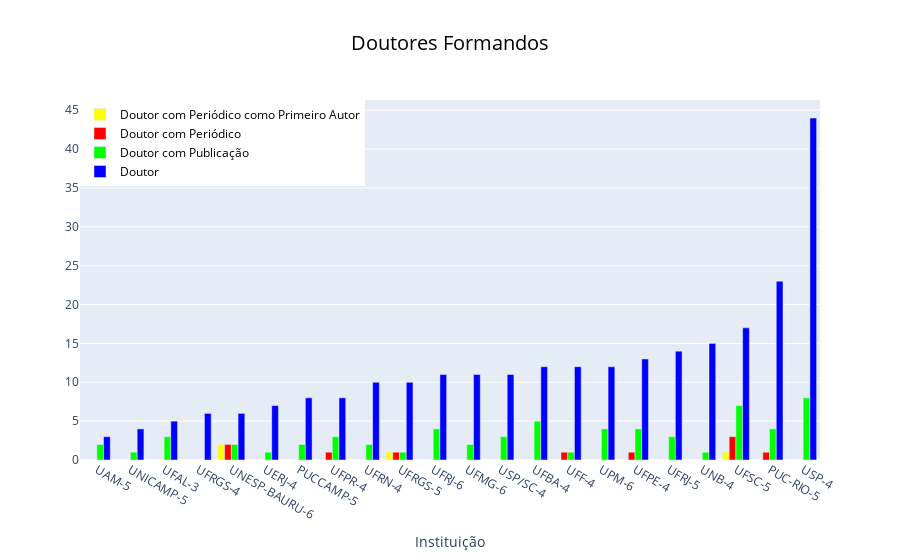

Notebook source saved alongside this figure:
### Code cell
make_chart(doutores_formandos, 'Doutores Formandos')

### Figure 1 — Plotly figure (JSON) as saved in the notebook; plotly's stock layout.template omitted (floating-point values rounded to 4 significant figures)
{"data": [{"marker": {"color": "#FFFF00"}, "name": "Doutor com Periódico como Primeiro Autor", "type": "bar", "x": ["UAM-5", "UNICAMP-5", "UFAL-3", "UFRGS-4", "UNESP-BAURU-6", "UERJ-4", "PUCCAMP-5", "UFPR-4", "UFRN-4", "UFRGS-5", "UFRJ-6", "UFMG-6", "USP/SC-4", "UFBA-4", "UFF-4", "UPM-6", "UFPE-4", "UFRJ-5", "UNB-4", "UFSC-5", "PUC-RIO-5", "USP-4"], "y": [0, 0, 0, 0, 2, 0, 0, 0, 0, 1, 0, 0, 0, 0, 0, 0, 0, 0, 0, 1, 0, 0]}, {"marker": {"color": "#FF0000"}, "name": "Doutor com Periódico", "type": "bar", "x": ["UAM-5", "UNICAMP-5", "UFAL-3", "UFRGS-4", "UNESP-BAURU-6", "UERJ-4", "PUCCAMP-5", "UFPR-4", "UFRN-4", "UFRGS-5", "UFRJ-6", "UFMG-6", "USP/SC-4", "UFBA-4", "UFF-4", "UPM-6", "UFPE-4", "UFRJ-5", "UNB-4", "UFSC-5", "PUC-RIO-5", "USP-4"], "y": [0, 0, 0, 0, 2, 0, 0, 1, 0, 1, 0, 0, 0, 0, 1, 0, 1, 0, 0, 3, 1, 0]}, {"marker": {"color": "#00FF00"}, "name": "Doutor com Publicação", "type": "bar", "x": ["UAM-5", "UNICAMP-5", "UFAL-3", "UFRGS-4", "UNESP-BAURU-6", "UERJ-4", "PUCCAMP-5", "UFPR-4", "UFRN-4", "UFRGS-5", "UFRJ-6", "UFMG-6", "USP/SC-4", "UFBA-4", "UFF-4", "UPM-6", "UFPE-4", "UFRJ-5", "UNB-4", "UFSC-5", "PUC-RIO-5", "USP-4"], "y": [2, 1, 3, 0, 2, 1, 2, 3, 2, 1, 4, 2, 3, 5, 1, 4, 4, 3, 1, 7, 4, 8]}, {"marker": {"color": "#0000ff"}, "name": "Doutor ", "type": "bar", "x": ["UAM-5", "UNICAMP-5", "UFAL-3", "UFRGS-4", "UNESP-BAURU-6", "UERJ-4", "PUCCAMP-5", "UFPR-4", "UFRN-4", "UFRGS-5", "UFRJ-6", "UFMG-6", "USP/SC-4", "UFBA-4", "UFF-4", "UPM-6", "UFPE-4", "UFRJ-5", "UNB-4", "UFSC-5", "PUC-RIO-5", "USP-4"], "y": [3, 4, 5, 6, 6, 7, 8, 8, 10, 10, 11, 11, 11, 12, 12, 12, 13, 14, 15, 17, 23, 44]}], "layout": {"legend": {"font": {"color": "#000000"}, "orientation": "v", "x": 0, "y": 1}, "title": {"font": {"color": "#000000", "size": 20}, "text": "Doutores Formandos", "x": 0.5, "xanchor": "center"}, "xaxis": {"title": {"text": "Instituição"}}}}
